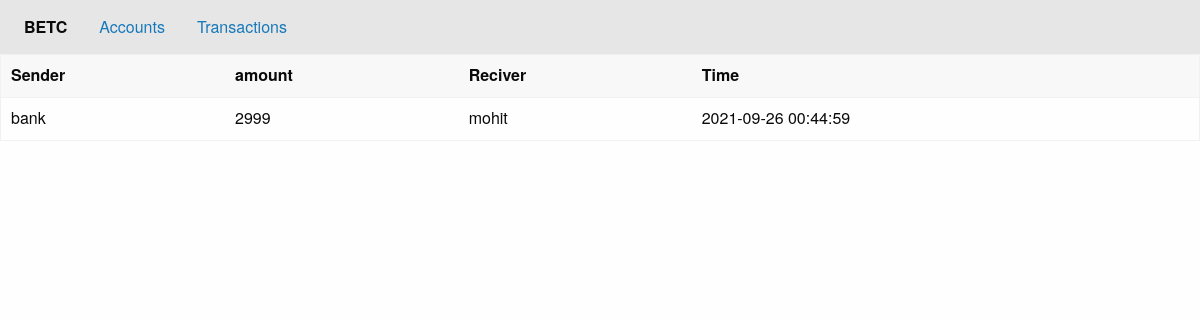
Before: /transactions/mohit with the older database file.
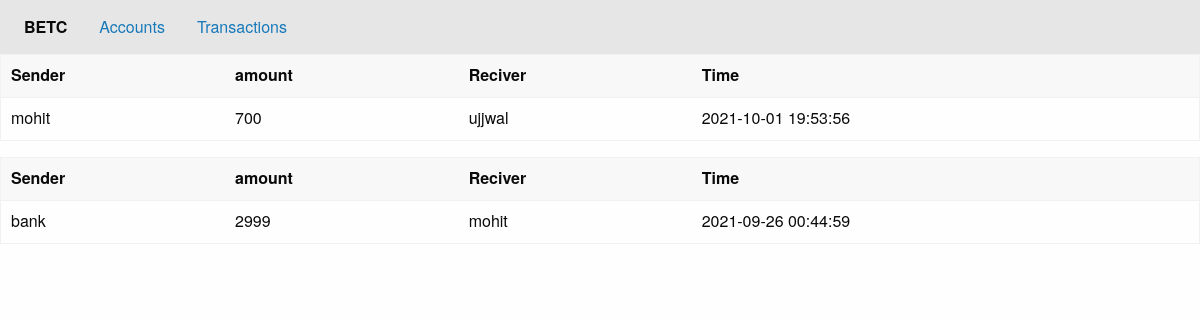
After: the same page with the newer database file.
### app/models.py (models this page shows)
class Transactions(db.Model):
    id = db.Column(db.Integer, primary_key=True)
    sender = db.Column(db.String, nullable=False)
    reciever = db.Column(db.String, nullable=False)
    dateTime = db.Column(db.DateTime, default=func.now())
    amount =  db.Column(db.Integer,nullable=True)

### app/routes.py (the view)
@app.route("/transactions/<username>", methods=["GET"])
def transaction(username):
    try:
        wallet = Wallet.query.filter_by(username=username).first()
        if len(wallet.username) < 1:
            return "User not found"
        sends = Transactions.query.filter_by(sender=username)
        recieves = Transactions.query.filter_by(reciever=username)
        return render_template("transaction.html", recieves=recieves,
        sends=sends,
        username=username)
    except: return "something went wrong"

### app/templates/transaction.html (shortened to what this page needs)
{% extends "index.html" %}
{% block content %}
    {% for send in sends %}
    <table id='result' class='display'>
      <thead>
        <tr>
          <th>Sender</th>
          <th>amount</th>
          <th>Reciver</th>
          <th>Time</th>
        </tr>
      </thead>
      <tbody>
        <tr>
          <td>{{ send.sender }}</td>
          <td>{{ send.amount }}</td>
          <td>{{send.reciever}}</td>
          <td>{{send.dateTime}}</td>
    {% endfor %}
        </tr>
      </tbody>
    </table>
    {% for recieve in recieves %}
  <table id='result' class='display'>
    <thead>
      <tr>
        <th>Sender</th>
        <th>amount</th>
        <th>Reciver</th>
        <th>Time</th>
      </tr>
    </thead>
    <tbody>
      <tr>
        <td>{{recieve.sender}}</td>
        <td>{{recieve.amount}}</td>
        <td>{{recieve.reciever}}</td>
        <td>{{recieve.dateTime}}</td>
      </tr>
    </tbody>
  </table>
    {% endfor %}
{% endblock %}

### app/templates/index.html (shortened to what this page needs)
<!DOCTYPE html>
<html lang="en">
<head>
    {% block header %}
    <link rel="stylesheet" href="https://cdn.jsdelivr.net/npm/foundation-sites@6.6.3/dist/css/foundation.min.css"
>
    {% endblock %}
</head>
<body>
    {% block nav %}
    <div class="top-bar">
        <div class="top-bar-left">
            <ul class="dropdown menu" data-dropdown-menu>
                <li id="logo" class="menu-text">BETC</li>
                <li><a href="/accounts">Accounts</a></li>
                <li><a href="#">Transactions</a></li>
            </ul>
        </div>
    </div>
    {% endblock %}
    {% block content %}
    {% endblock %}
</body>
</html>

Changed rows visible on the page:
added Transactions: sender "mohit", amount "700", reciever "ujjwal", dateTime "2021-10-01 19:53:56"
